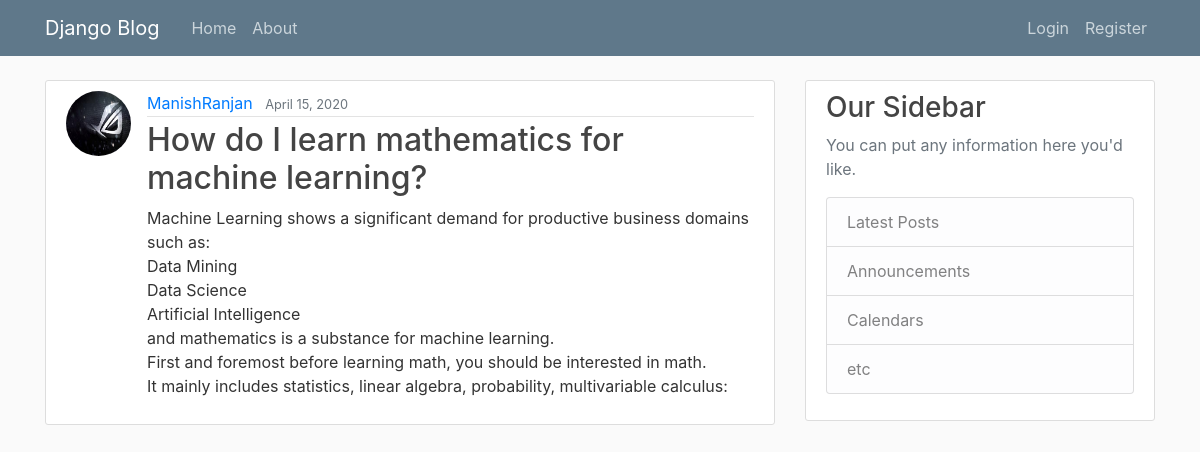
Before: /post/10/ with the older database file.
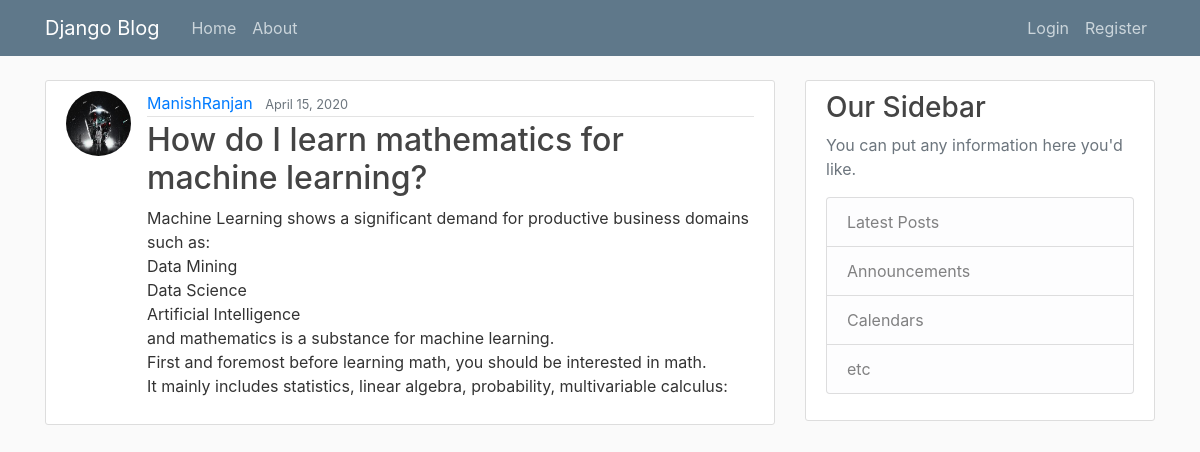
After: the same page with the newer database file.
### blog/models.py (models this page shows, shortened)
class Post(models.Model):
    title = models.CharField(max_length=100)
    content = models.TextField()
    date_posted = models.DateTimeField(default=timezone.now)
    author = models.ForeignKey(User, on_delete=models.CASCADE)

### users/models.py (models this page shows, shortened)
class profile(models.Model):
    user = models.OneToOneField(User, on_delete=models.CASCADE)
    image = models.ImageField(default="default.jpg", upload_to="profile_pics")

### blog/views.py (the view)
# urls.py: path('post/<int:pk>/', PostDetailView.as_view(), name="post-detail"),
class PostDetailView(DetailView):
    model = Post
    template_name = "post_detail.html"

### blog/templates/post_detail.html (shortened to what this page needs)
{% extends "base.html" %}
{% block content %}
<article class="media content-section">
    <img class="rounded-circle article-img" src="{{object.author.profile.image.url}}">
    <div class="media-body">
        <div class="article-metadata">
            <a class="mr-2" href="{% url 'user-post' object.author.username%}">{{ object.author }}</a>
            <small class="text-muted">{{ object.date_posted|date:"F d, Y" }}</small>
        </div>
        <h2 class="article-title">{{ object.title }}</h2>
        <p class="article-content">{{ object.content }}</p>
    </div>
</article>
{% endblock %}

Changed rows visible on the page:
changed through a linked row, Post "How do I learn mathematics for machine learning?": author.profile.image: a different picture
